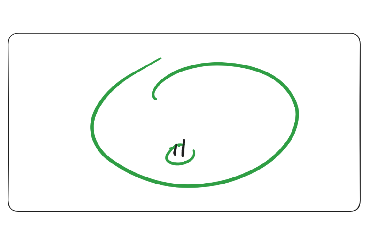

A level layout from a 2D game, rendered from its tile map. Below: a short description, then the map file with its tile-grid data intact:
An orthogonal 23x15 tile map with 16x16 px tiles, 4 tile layers (Back, Buildings, Buildings1, Front).

<map version="1.10" tiledversion="1.11.2" orientation="orthogonal" renderorder="right-down" compressionlevel="0" width="23" height="15" tilewidth="16" tileheight="16" infinite="0" nextlayerid="9" nextobjectid="4">
 <tileset firstgid="1" name="z_Suryawati125_Hogwarts" tilewidth="16" tileheight="16" tilecount="345" columns="23">
  <image source="z_Suryawati125_Hogwarts.png" width="368" height="240" />
 </tileset>
 <layer id="1" name="Back" width="23" height="15">
  <data encoding="csv">
1,2,3,4,5,6,7,8,9,10,11,12,13,14,15,16,17,18,19,20,21,22,23,
24,25,26,27,28,29,30,31,32,33,34,35,36,37,38,39,40,41,42,43,44,45,46,
47,48,49,50,51,52,53,54,55,56,57,58,59,60,61,62,63,64,65,66,67,68,69,
70,71,72,73,74,75,76,77,78,79,80,81,82,83,84,85,86,87,88,89,90,91,92,
93,94,95,96,97,98,99,100,101,102,103,104,105,106,107,108,109,110,111,112,113,114,115,
116,117,118,119,120,121,122,123,124,125,126,127,128,129,130,131,132,133,134,135,136,137,138,
139,140,141,142,143,144,145,146,147,148,149,150,151,152,153,154,155,156,157,158,159,160,161,
162,163,164,165,166,167,168,169,170,171,172,173,174,175,176,177,178,179,180,181,182,183,184,
185,186,187,188,189,190,191,192,193,194,195,196,197,198,199,200,201,202,203,204,205,206,207,
208,209,210,211,212,213,214,215,216,217,218,219,220,221,222,223,224,225,226,227,228,229,230,
231,232,233,234,235,236,237,238,239,240,241,242,243,244,245,246,247,248,249,250,251,252,253,
254,255,256,257,258,259,260,261,262,263,264,265,266,267,268,269,270,271,272,273,274,275,276,
277,278,279,280,281,282,283,284,285,286,287,288,289,290,291,292,293,294,295,296,297,298,299,
300,301,302,303,304,305,306,307,308,309,310,311,312,313,314,315,316,317,318,319,320,321,322,
323,324,325,326,327,328,329,330,331,332,333,334,335,336,337,338,339,340,341,342,343,344,345
</data>
 </layer>
 <layer id="2" name="Buildings" width="23" height="15">
  <data encoding="csv">
0,0,0,0,0,0,0,0,0,0,0,0,0,0,0,0,0,0,0,0,0,0,0,
0,0,0,0,0,0,0,0,0,0,0,0,0,0,0,0,0,0,0,0,0,0,0,
0,0,0,0,0,0,0,0,0,0,0,0,0,0,0,0,0,0,0,0,0,0,0,
0,0,0,0,0,0,0,0,0,0,0,0,0,0,0,0,0,0,0,0,0,0,0,
0,0,0,0,0,0,0,0,0,0,0,0,0,0,0,0,0,0,0,0,0,0,0,
0,0,0,0,0,0,0,0,0,0,0,0,0,0,0,0,0,0,0,0,0,0,0,
0,0,0,0,0,0,0,0,0,0,0,0,0,0,0,0,0,0,0,0,0,0,0,
0,0,0,0,0,0,0,0,0,0,0,0,0,0,0,0,0,0,0,0,0,0,0,
0,0,0,0,0,0,0,0,0,0,0,0,0,0,0,0,0,0,0,0,0,0,0,
0,0,0,0,0,0,0,0,0,0,0,0,0,0,0,0,0,0,0,0,0,0,0,
0,0,0,0,0,0,0,0,0,0,0,0,0,0,0,0,0,0,0,0,0,0,0,
0,0,0,0,0,0,0,0,0,0,0,0,0,0,0,0,0,0,0,0,0,0,0,
0,0,0,0,0,0,0,0,0,0,0,0,0,0,0,0,0,0,0,0,0,0,0,
0,0,0,0,0,0,0,0,0,0,0,0,0,0,0,0,0,0,0,0,0,0,0,
0,0,0,0,0,0,0,0,0,0,0,0,0,0,0,0,0,0,0,0,0,0,0
</data>
 </layer>
 <layer id="7" name="Buildings1" width="23" height="15">
  <data encoding="csv">
0,0,0,0,0,0,0,0,0,0,0,0,0,0,0,0,0,0,0,0,0,0,0,
0,0,0,0,0,0,0,0,0,0,0,0,0,0,0,0,0,0,0,0,0,0,0,
0,0,0,0,0,0,0,0,0,0,0,0,0,0,0,0,0,0,0,0,0,0,0,
0,0,0,0,0,0,0,0,0,0,0,0,0,0,0,0,0,0,0,0,0,0,0,
0,0,0,0,0,0,0,0,0,0,0,0,0,0,0,0,0,0,0,0,0,0,0,
0,0,0,0,0,0,0,0,0,0,0,0,0,0,0,0,0,0,0,0,0,0,0,
0,0,0,0,0,0,0,0,0,0,0,0,0,0,0,0,0,0,0,0,0,0,0,
0,0,0,0,0,0,0,0,0,0,0,0,0,0,0,0,0,0,0,0,0,0,0,
0,0,0,0,0,0,0,0,0,0,0,0,0,0,0,0,0,0,0,0,0,0,0,
0,0,0,0,0,0,0,0,0,0,0,0,0,0,0,0,0,0,0,0,0,0,0,
0,0,0,0,0,0,0,0,0,0,0,0,0,0,0,0,0,0,0,0,0,0,0,
0,0,0,0,0,0,0,0,0,0,0,0,0,0,0,0,0,0,0,0,0,0,0,
0,0,0,0,0,0,0,0,0,0,0,0,0,0,0,0,0,0,0,0,0,0,0,
0,0,0,0,0,0,0,0,0,0,0,0,0,0,0,0,0,0,0,0,0,0,0,
0,0,0,0,0,0,0,0,0,0,0,0,0,0,0,0,0,0,0,0,0,0,0
</data>
 </layer>
 <layer id="3" name="Front" width="23" height="15">
  <data encoding="csv">
0,0,0,0,0,0,0,0,0,0,0,0,0,0,0,0,0,0,0,0,0,0,0,
0,0,0,0,0,0,0,0,0,0,0,0,0,0,0,0,0,0,0,0,0,0,0,
0,0,0,0,0,0,0,0,0,0,0,0,0,0,0,0,0,0,0,0,0,0,0,
0,0,0,0,0,0,0,0,0,0,0,0,0,0,0,0,0,0,0,0,0,0,0,
0,0,0,0,0,0,0,0,0,0,0,0,0,0,0,0,0,0,0,0,0,0,0,
0,0,0,0,0,0,0,0,0,0,0,0,0,0,0,0,0,0,0,0,0,0,0,
0,0,0,0,0,0,0,0,0,0,0,0,0,0,0,0,0,0,0,0,0,0,0,
0,0,0,0,0,0,0,0,0,0,0,0,0,0,0,0,0,0,0,0,0,0,0,
0,0,0,0,0,0,0,0,0,0,0,0,0,0,0,0,0,0,0,0,0,0,0,
0,0,0,0,0,0,0,0,0,0,0,0,0,0,0,0,0,0,0,0,0,0,0,
0,0,0,0,0,0,0,0,0,0,0,0,0,0,0,0,0,0,0,0,0,0,0,
0,0,0,0,0,0,0,0,0,0,0,0,0,0,0,0,0,0,0,0,0,0,0,
0,0,0,0,0,0,0,0,0,0,0,0,0,0,0,0,0,0,0,0,0,0,0,
0,0,0,0,0,0,0,0,0,0,0,0,0,0,0,0,0,0,0,0,0,0,0,
0,0,0,0,0,0,0,0,0,0,0,0,0,0,0,0,0,0,0,0,0,0,0
</data>
 </layer>
 <objectgroup id="4" name="Back" />
 <objectgroup id="5" name="Buildings" />
 <objectgroup id="8" name="Buildings1" />
 <objectgroup id="6" name="Front" />
</map>
